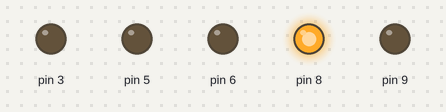
This sketch was run on a simulated Arduino Uno, built with avr-gcc and run on an emulated ATmega328P. Parts: output pins drawn as LEDs (lit = HIGH). What the sketch prints to the serial monitor is not drawn.

Above: at 0.1 s.
Timing chart, 0 to 1.6 s (numbered marks = the images above):
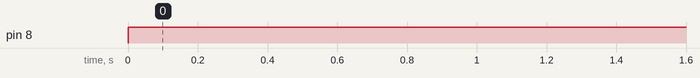

The sketch:

sketch_jan25b.ino
```cpp
#include "SDPArduino.h"
#include <Wire.h>
int i = 0;

void setup() {
  SDPsetup();

  serial_test();
}

void serial_test() {
  helloWorld();
  while (!Serial.find("H"));
  Serial.println("Happy Birthday!");
}

void loop(){
}
```

SDPArduino.h
```cpp
//SDPArduino.h

#ifndef HEADER_ARDUINOSDP
  #define HEADER_ARDUINOSDP
	//Power is a value between 0 and 100.
  void SDPsetup(void);	//Sets up the arduino, run inside of void setup().
  void helloWorld( void ); //prints Hello World to serial.
  void motorForward(int motorNum, int motorPower); //Makes Motor motorNum go forwards at a power of motorPower
  void motorBackward(int motorNum, int motorPower); //Makes Motor motorNum go backwards at a power of motorPower
  void motorStop(int motorNum); //Makes Motor motorNum stop
  void motorAllStop(void);	//Makes all motors stop
  void setPWMpin(int portNum, int power); // sets the output pin of port portNum to power%.
  int readAnalogSensorData(int portNum); //reads the analog value of the input pin on port portNum.
  int readTouchSensorData(int portNum); //reads the analog value of the output pin on port portNum.

#endif
```

Measured:
- by itself, pin 8: LOW → HIGH at 0.00 s
